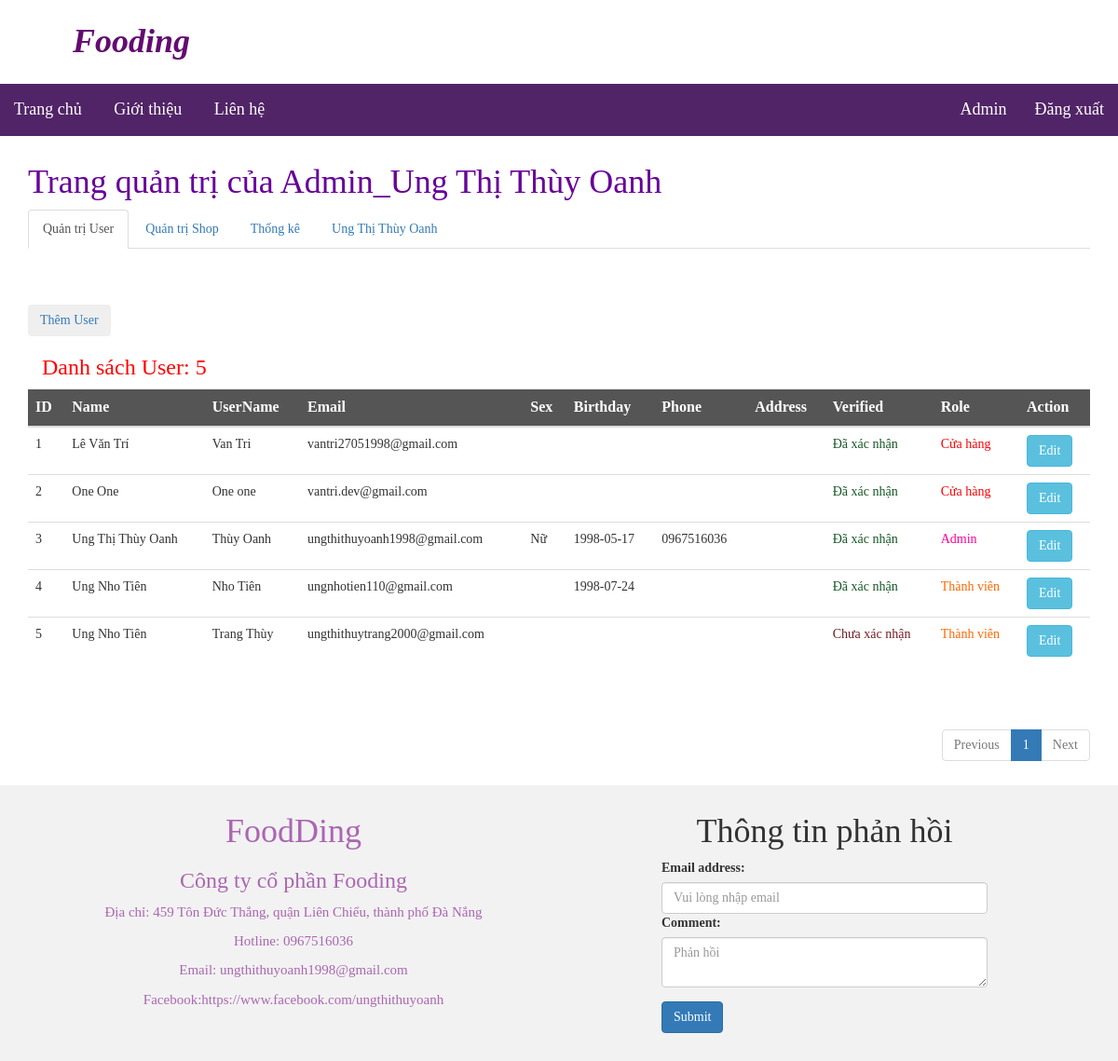
Page /controller/c_adminUsers.php (signed in) on the earlier database version.
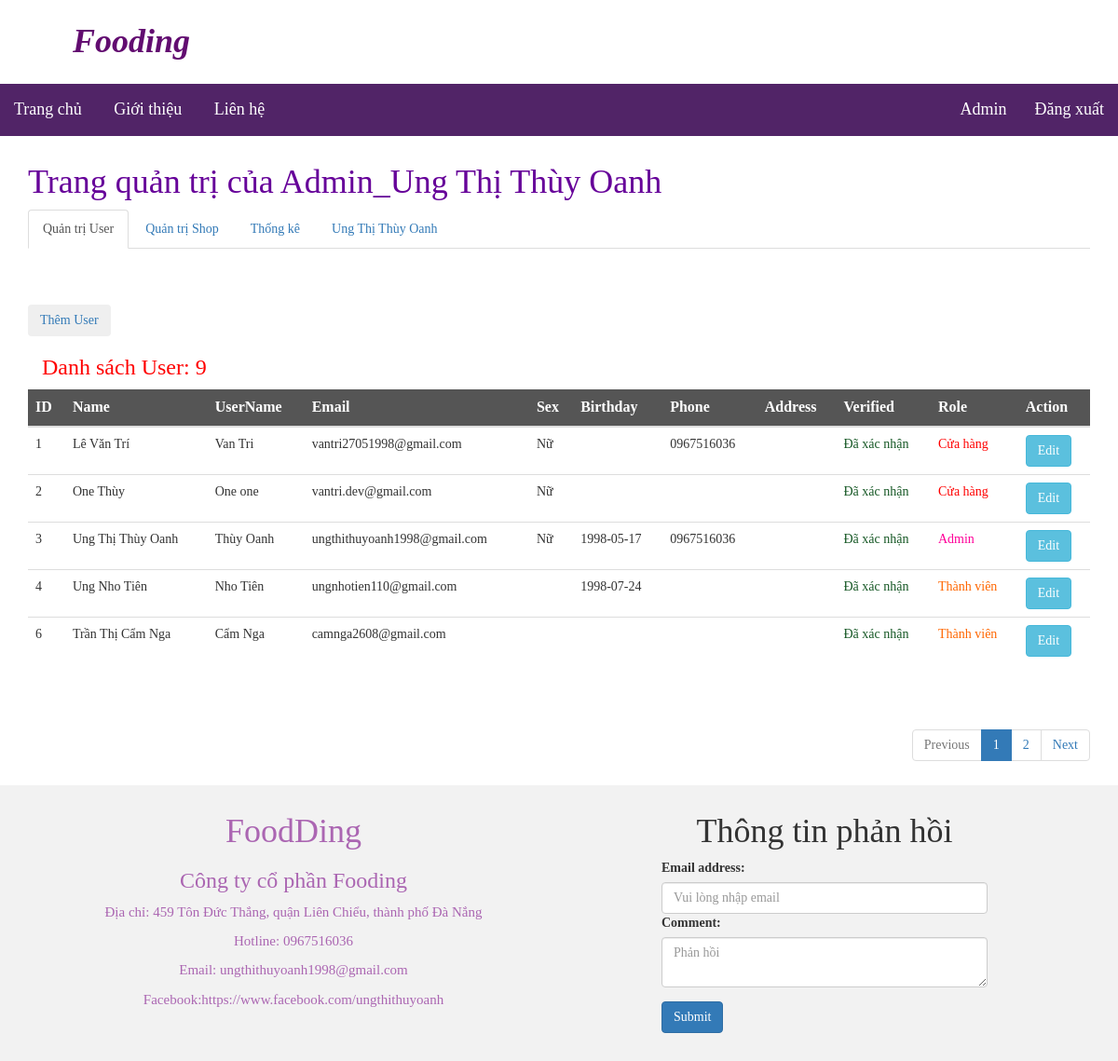
Same page on the later database version.
### tables this page shows
CREATE TABLE `users` (
  `id` int(225) NOT NULL,
  `username` varchar(50) NOT NULL,
  `password` varchar(50) NOT NULL,
  `name` varchar(100) NOT NULL,
  `email` varchar(100) NOT NULL,
  `sex` varchar(10) DEFAULT NULL,
  `birthday` date DEFAULT NULL,
  `phone` varchar(20) DEFAULT NULL,
  `address` varchar(200) DEFAULT NULL,
  `vkey` varchar(200) DEFAULT NULL,
  `verified` int(2) NOT NULL DEFAULT '0',
  `role` int(20) NOT NULL,
  `crtime` datetime NOT NULL DEFAULT CURRENT_TIMESTAMP,
  `token` varchar(200) DEFAULT NULL,
  `updateTime` datetime DEFAULT CURRENT_TIMESTAMP
);

### model/m_user.php (called while the page is built, shortened)
<?php
class User extends Database
{
	function queryUserLimit($_sql){
			$conn = parent::getConn();
			$stmt = null;
			try {
				$stmt = $conn->prepare($_sql);
				$stmt->execute();
			}catch(PDOException $e){
				echo "queryProducts failed: " . $e->getMessage();
			}
		    if($stmt->rowCount() == 0){
		    	$stmt=null;
		    	$conn=null;
		    	return 0;
		    }else{
	    		$data = $stmt->fetchAll(PDO::FETCH_ASSOC);
		    	return$data;
		    }
		}
	function queryTotalUsers($_sql){
			$conn = parent::getConn();
			$stmt = null;
			try {
				$stmt = $conn->prepare($_sql);
				$stmt->execute();
			}catch(PDOException $e){
				echo "queryTotalUsers failed: " . $e->getMessage();
			}
		    if($stmt->rowCount() == 0){
		    	$stmt=null;
		    	$conn=null;
		    	return 0;
		    }else{
		    	$data = $stmt->fetch(PDO::FETCH_ASSOC);
		    	return $data;
		    }
	}
}
?>

### view/adminUser.php (the view, shortened to what this page needs)
<div class="container">
	<div>
		<a href="../controller/c_register.php?at=add">
			<button type="button" class="btn btn-outline-success">Thêm User</button>
		</a>
	</div>
	<div class="col-md-4">
		<h3 style="color: #FF0000;">
			Danh sách User: <?=$total_record?>
		</h3>
	</div>
	<table class="table table-hover" >
		<thead class="thead-dark" style="background-color: #555555;">
			<tr style="color: #fff; font-size: 16px; font-weight: bold;">
				<th scope="col">ID</th>
				<th scope="col">Name</th>
				<th scope="col">UserName</th>
				<th scope="col">Email</th>
				<th scope="col">Sex</th>
				<th scope="col">Birthday</th>
				<th scope="col">Phone</th>
				<th scope="col">Address</th>
				<th scope="col">Verified</th>
				<th scope="col">Role</th>
				<th scope="col">Action</th>
			</tr>
		</thead>
		<tbody>
			<?php
			if (isset($data) && $data!=false):
				foreach ($data as $row) {
					?>
					<tr>
						<td>
							<?=$row["id"]?>
						</td>
						<td>
							<?=$row["name"]?>
						</td>
						<td>
							<?=$row["username"]?>
						</td>
						<td>
							<?=$row['email']?>
						</td>
						<td>
							<?=$row["sex"]?>
						</td>
						<td>
							<?=$row['birthday']?>
						</td>
						<td>
							<?=$row['phone']?>
						</td>
						<td>
						</td>
						<td>
							<?php
							if($row['verified'] == 1){
								echo "<p style='color:#155724;'>Đã xác nhận</p>";
							}
							if($row['verified'] == 0){
								echo "<p style='color:#721c24;'>Chưa xác nhận</p>";
							}
							?>
						</td>
						<td>
							<?php
							if($row['role'] == 1){
								echo "<p style='color:#FF0099;'>Admin</p>";
							}
							if($row['role'] == 0){
								echo "<p style='color:#FF6600;'>Thành viên</p>";
							}
							if($row['role'] == 3){
								echo "<p style='color:#FF0000;'>Cửa hàng</p>";
							}
							?>
						</td>
						<td>
							<a href="?edit=<?=$row['id']?>"><input type="button" class="btn btn-info" value="Edit"></a>
						</td>
					</tr>
				<?php } endif; ?>
		</tbody>
	</table>
</div>

### view/v_paging.php
<div class="container" style="margin: 0; padding: 0;">
	<nav aria-label="Page navigation example" style="float: right;">
	<ul class="pagination justify-content-end">
		<?php
		if (isset($current_page) && $current_page > 1 && $total_page > 1){
			?>
			<li class="page-item">
				<a class="page-link" href="?<?php if(isset($link)) echo $link; ?>page=<?=($current_page-1)?>">Previous</a>
			</li>
			<?php
		}else{
			?>
			<li class="page-item disabled"> <a class="page-link" href="">Previous</a> </li>
			<?php
		}
		if (isset($total_page))
			for ( $i = 1; $i <= $total_page; $i++){
				if ($i == $current_page){
					?>
					<li class="page-item active">
						<span class="page-link"><?=$i?></span>
					</li>
					<?php
				}
				else{
					?>
					<li class="page-item">
						<a class="page-link" href="?<?php if(isset($link)) echo $link; ?>page=<?=$i?>"><?=$i?></a>
					</li>
					<?php
				}
			}
			if (isset($current_page) && $current_page < $total_page && $total_page > 1){
				?>
				<li class="page-item">
					<a class="page-link" href="?<?php if(isset($link)) echo $link; ?>page=<?=($current_page+1)?>">Next</a>
				</li>
				<?php
			}else{
				?>
				<li class="page-item disabled">
					<a class="page-link" href="">Next</a>
				</li>
				<?php
			}
			?>
		</ul>
	</nav>
</div>

Differences in the rows shown:
removed users: id "5", name "Ung Nho Tiên", username "Trang Thùy", email "ungthithuytrang2000@gmail.com", verified "Chưa xác nhận", role "Thành viên"
changed users "Lê Văn Trí": sex (not shown) → "Nữ"; phone (not shown) → "0967516036"
changed users "One one": name "One One" → "One Thùy"; sex (not shown) → "Nữ"
added users: id "6", name "Trần Thị Cẩm Nga", username "Cẩm Nga", email "camnga2608@gmail.com", verified "Đã xác nhận", role "Thành viên"
Other differences:
$total_record: "5" → "9"
new list line: "2"
